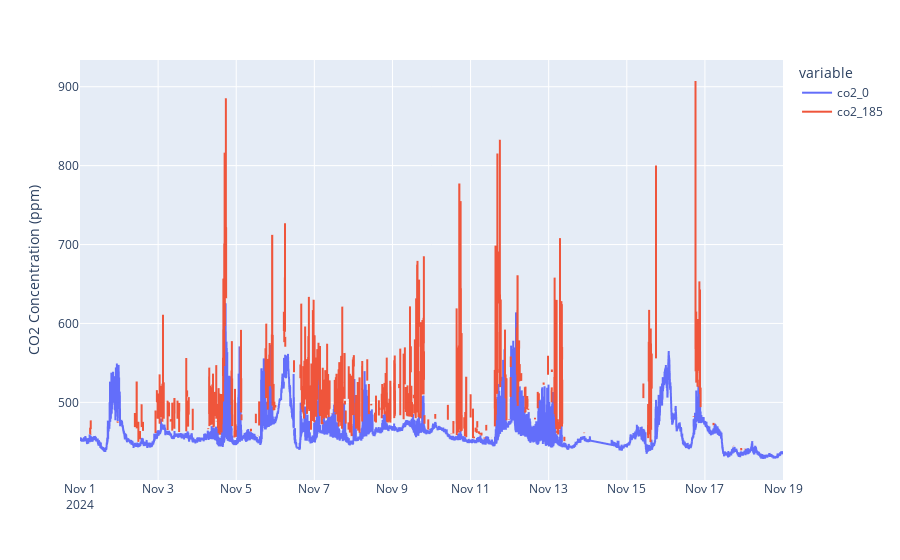

Notebook code cell kept with this figure:
### Code cell
plot_extracted_data(df_site, filter_flag=False)

### Figure 1 — Plotly figure (JSON) as saved in the notebook; plotly's stock layout.template omitted (floating-point values rounded to 4 significant figures; data arrays with more than 128 entries replaced by an {"elided": "..."} marker saying what was removed)
{"data": [{"connectgaps": false, "hovertemplate": "variable=co2_0<br>creation_timestamp=%{x}<br>value=%{y}<extra></extra>", "legendgroup": "co2_0", "line": {"color": "#636efa", "dash": "solid"}, "marker": {"symbol": "circle"}, "mode": "lines", "name": "co2_0", "showlegend": true, "type": "scattergl", "x": {"elided": "24672 str values"}, "xaxis": "x", "y": {"elided": "24672 float values"}, "yaxis": "y"}, {"connectgaps": false, "hovertemplate": "variable=co2_185<br>creation_timestamp=%{x}<br>value=%{y}<extra></extra>", "legendgroup": "co2_185", "line": {"color": "#EF553B", "dash": "solid"}, "marker": {"symbol": "circle"}, "mode": "lines", "name": "co2_185", "showlegend": true, "type": "scattergl", "x": {"elided": "24672 str values"}, "xaxis": "x", "y": {"elided": "24672 float values"}, "yaxis": "y"}], "layout": {"legend": {"title": {"text": "variable"}, "tracegroupgap": 0}, "margin": {"t": 60}, "title": {"text": ""}, "xaxis": {"anchor": "y", "domain": [0, 1], "title": {"text": ""}}, "yaxis": {"anchor": "x", "domain": [0, 1], "title": {"text": "CO2 Concentration (ppm)"}}}}
